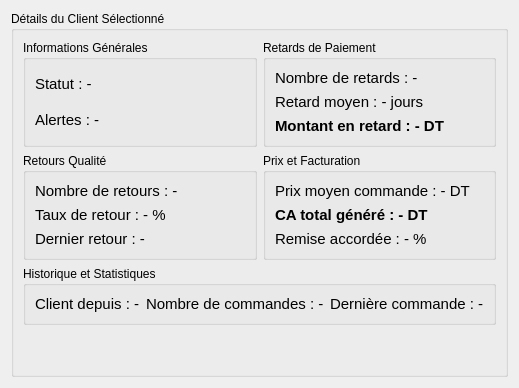
                                <widget class="QWidget" name="tabInfosClient">
                                  <attribute name="title">
                                    <string>Infos Client</string>
                                  </attribute>
                                  <layout class="QVBoxLayout" name="verticalLayout_infos">
                                    <item>
                                      <widget class="QGroupBox" name="grpClientDetails">
                                        <property name="title">
                                          <string>Détails du Client Sélectionné</string>
                                        </property>
                                        <layout class="QVBoxLayout" name="verticalLayout_details">
                                          <item>
                                            <layout class="QHBoxLayout" name="horizontalLayout_row1">
                                              <item>
                                                <widget class="QGroupBox" name="grpInfoGenerales">
                                                  <property name="title">
                                                    <string>Informations Générales</string>
                                                  </property>
                                                  <layout class="QVBoxLayout" name="verticalLayout_general">
                                                    <item>
                                                      <widget class="QLabel" name="lblInfoStatut">
                                                        <property name="text">
                                                          <string>Statut : -</string>
                                                        </property>
                                                        <property name="font">
                                                          <font>
                                                            <pointsize>11</pointsize>
                                                          </font>
                                                        </property>
                                                      </widget>
                                                    </item>
                                                    <item>
                                                      <widget class="QLabel" name="lblInfoAlertes">
                                                        <property name="text">
                                                          <string>Alertes : -</string>
                                                        </property>
                                                        <property name="font">
                                                          <font>
                                                            <pointsize>11</pointsize>
                                                          </font>
                                                        </property>
                                                      </widget>
                                                    </item>
                                                  </layout>
                                                </widget>
                                              </item>
                                              <item>
                                                <widget class="QGroupBox" name="grpRetards">
                                                  <property name="title">
                                                    <string>Retards de Paiement</string>
                                                  </property>
                                                  <layout class="QVBoxLayout" name="verticalLayout_retards">
                                                    <item>
                                                      <widget class="QLabel" name="lblRetardsNombre">
                                                        <property name="text">
                                                          <string>Nombre de retards : -</string>
                                                        </property>
                                                        <property name="font">
                                                          <font>
                                                            <pointsize>11</pointsize>
                                                          </font>
                                                        </property>
                                                      </widget>
                                                    </item>
                                                    <item>
                                                      <widget class="QLabel" name="lblRetardsMoyen">
                                                        <property name="text">
                                                          <string>Retard moyen : - jours</string>
                                                        </property>
                                                        <property name="font">
                                                          <font>
                                                            <pointsize>11</pointsize>
                                                          </font>
                                                        </property>
                                                      </widget>
                                                    </item>
                                                    <item>
                                                      <widget class="QLabel" name="lblRetardsTotal">
                                                        <property name="text">
                                                          <string>Montant en retard : - DT</string>
                                                        </property>
                                                        <property name="font">
                                                          <font>
                                                            <pointsize>11</pointsize>
                                                            <weight>75</weight>
                                                            <bold>true</bold>
                                                          </font>
                                                        </property>
                                                      </widget>
                                                    </item>
                                                  </layout>
                                                </widget>
                                              </item>
                                            </layout>
                                          </item>
                                          <item>
                                            <layout class="QHBoxLayout" name="horizontalLayout_row2">
                                              <item>
                                                <widget class="QGroupBox" name="grpRetoursQualite">
                                                  <property name="title">
                                                    <string>Retours Qualité</string>
                                                  </property>
                                                  <layout class="QVBoxLayout" name="verticalLayout_retours">
                                                    <item>
                                                      <widget class="QLabel" name="lblRetoursNombre">
                                                        <property name="text">
                                                          <string>Nombre de retours : -</string>
                                                        </property>
                                                        <property name="font">
                                                          <font>
                                                            <pointsize>11</pointsize>
                                                          </font>
                                                        </property>
                                                      </widget>
                                                    </item>
                                                    <item>
                                                      <widget class="QLabel" name="lblRetoursTaux">
                                                        <property name="text">
                                                          <string>Taux de retour : - %</string>
                                                        </property>
                                                        <property name="font">
                                                          <font>
                                                            <pointsize>11</pointsize>
                                                          </font>
                                                        </property>
                                                      </widget>
                                                    </item>
                                                    <item>
                                                      <widget class="QLabel" name="lblRetoursDernier">
                                                        <property name="text">
                                                          <string>Dernier retour : -</string>
                                                        </property>
                                                        <property name="font">
                                                          <font>
                                                            <pointsize>11</pointsize>
                                                          </font>
                                                        </property>
                                                      </widget>
                                                    </item>
                                                  </layout>
                                                </widget>
                                              </item>
                                              <item>
                                                <widget class="QGroupBox" name="grpPrix">
                                                  <property name="title">
                                                    <string>Prix et Facturation</string>
                                                  </property>
                                                  <layout class="QVBoxLayout" name="verticalLayout_prix">
                                                    <item>
                                                      <widget class="QLabel" name="lblPrixMoyen">
                                                        <property name="text">
                                                          <string>Prix moyen commande : - DT</string>
                                                        </property>
                                                        <property name="font">
                                                          <font>
                                                            <pointsize>11</pointsize>
                                                          </font>
                                                        </property>
                                                      </widget>
                                                    </item>
                                                    <item>
                                                      <widget class="QLabel" name="lblPrixTotal">
                                                        <property name="text">
                                                          <string>CA total généré : - DT</string>
                                                        </property>
                                                        <property name="font">
                                                          <font>
                                                            <pointsize>11</pointsize>
                                                            <weight>75</weight>
                                                            <bold>true</bold>
                                                          </font>
                                                        </property>
                                                      </widget>
                                                    </item>
                                                    <item>
                                                      <widget class="QLabel" name="lblPrixRemise">
                                                        <property name="text">
                                                          <string>Remise accordée : - %</string>
                                                        </property>
                                                        <property name="font">
                                                          <font>
                                                            <pointsize>11</pointsize>
                                                          </font>
                                                        </property>
                                                      </widget>
                                                    </item>
                                                  </layout>
                                                </widget>
                                              </item>
                                            </layout>
                                          </item>
                                          <item>
                                            <widget class="QGroupBox" name="grpHistorique">
                                              <property name="title">
                                                <string>Historique et Statistiques</string>
                                              </property>
                                              <layout class="QHBoxLayout" name="horizontalLayout_historique">
                                                <item>
                                                  <widget class="QLabel" name="lblClientDepuis">
                                                    <property name="text">
                                                      <string>Client depuis : -</string>
                                                    </property>
                                                    <property name="font">
                                                      <font>
                                                        <pointsize>11</pointsize>
                                                      </font>
                                                    </property>
                                                  </widget>
                                                </item>
                                                <item>
                                                  <widget class="QLabel" name="lblNombreCommandes">
                                                    <property name="text">
                                                      <string>Nombre de commandes : -</string>
                                                    </property>
                                                    <property name="font">
                                                      <font>
                                                        <pointsize>11</pointsize>
                                                      </font>
                                                    </property>
                                                  </widget>
                                                </item>
                                                <item>
                                                  <widget class="QLabel" name="lblDerniereCommande">
                                                    <property name="text">
                                                      <string>Dernière commande : -</string>
                                                    </property>
                                                    <property name="font">
                                                      <font>
                                                        <pointsize>11</pointsize>
                                                      </font>
                                                    </property>
                                                  </widget>
                                                </item>
                                              </layout>
                                            </widget>
                                          </item>
                                          <item>
                                            <spacer name="verticalSpacer_info">
                                              <property name="orientation">
                                                <enum>Qt::Vertical</enum>
                                              </property>
                                              <property name="sizeHint" stdset="0">
                                                <size>
                                                  <width>20</width>
                                                  <height>40</height>
                                                </size>
                                              </property>
                                            </spacer>
                                          </item>
                                        </layout>
                                      </widget>
                                    </item>
                                  </layout>
                                </widget>
